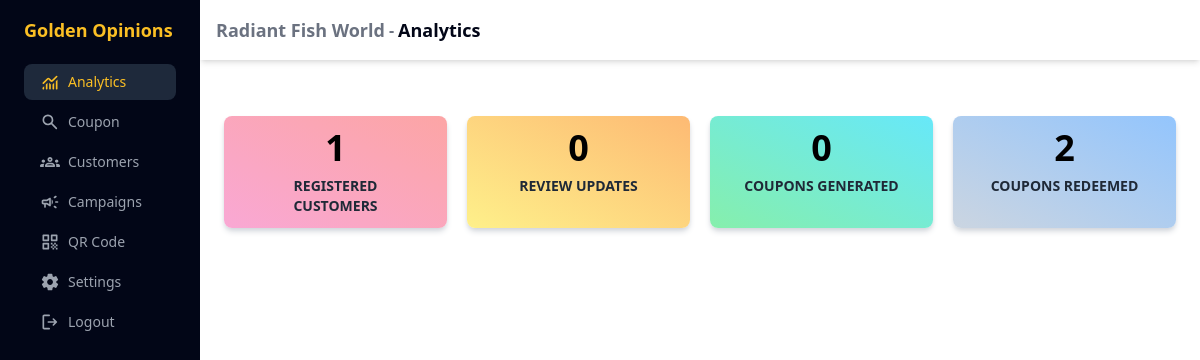
The page /dashboard (signed in) on the database its author committed.
### myapp/models.py (models this page shows, shortened)
class Store(db.Model):
    id = db.Column(db.Integer, primary_key=True)
    name = db.Column(db.String)
    address = db.Column(db.String)
    phone_number = db.Column(db.String(20))
    google_map_url = db.Column(db.String(50))
    place_id = db.Column(db.String(50))
    hex_id = db.Column(db.String(50))
    date_created = db.Column(db.DateTime())
    upto_timestamp = db.Column(db.DateTime())
    general_coupon_offer = db.Column(db.String)
    owner_id = db.Column(db.Integer, db.ForeignKey("user.id"))
    package = db.Column(db.String, default="basic")
    customers = db.relationship("Customer", secondary="store_customer", backref="store")
    campaigns = db.relationship("Campaign", backref="store", lazy="dynamic")
    coupons = db.relationship("Coupon", backref="store", lazy="dynamic")
    reviews = db.relationship("Review", backref="store", lazy="dynamic")
    coupons_generated = db.Column(db.Integer, default=0)
    coupons_redeemed = db.Column(db.Integer, default=0)

### myapp/decorators.py (the view)
    def inner(*args, **kwargs):
        if current_user.is_authenticated:
            if current_user.email_verified:
                return view(*args, **kwargs)
            return redirect(url_for("verify_email_request"))
        flash("You have to login first")
        return redirect(url_for("login"))

### myapp/__init__.py (called while the page is built)
@login.user_loader
def load_user(id):
    return db.session.get(models.User, int(id))

### myapp/routes.py (called while the page is built)
@app.after_request
def after_request(response):
    response.headers["Content-Security-Policy"] = (
        ""
        + "font-src https://fonts.googleapis.com/ https://fonts.gstatic.com;"
        + "style-src-elem 'self' https://fonts.googleapis.com/ https://cdn.quilljs.com 'nonce-golden';"
        + "script-src-elem 'self' https://cdnjs.cloudflare.com https://cdn.jsdelivr.net https://cdn.quilljs.com https://esm.sh 'nonce-golden'"
    )
    return response

@app.route("/dashboard")
@decorators.login_required
@decorators.verified_email_required
def dashboard():
    if current_user.role == "admin":
        stores = db.session.scalars(db.select(Store)).all()
        return render_template("dashboard-admin-overview.html", stores=stores)
    else:
        if current_user.state == "active":
            store = current_user.stores[0]
            customers = store.customers
            data = {}
            data["updates"] = {customer.id: 0 for customer in customers}
            for review in store.reviews:
                data[review.customer.id] = review.updates.count()
            return render_template(
                "dashboard-analytics.html", store=current_user.stores[0], data=data
            )
        flash("Your account is not active, please contact the admin")
        return redirect(url_for("contact"))

### myapp/templates/dashboard-analytics.html (shortened to what this page needs)
{% extends 'dashboard-shop-owner.html' %}
{% set active_page = "dashboard" %}
{% block content %}
    {% set num_customers = store.customers|length %}
    {% set num_review_updates = data['updates'].values()|sum %}
    {% set num_coupons = store.coupons.count() %}
    <div class="px-6 py-4">
        <div class="my-10 grid grid-cols-2 grid-rows-2 min-[880px]:grid-cols-4 min-[880px]:grid-rows-1 justify-items-center gap-5">
            <div class="w-full flex-col rounded-lg bg-gradient-to-tr from-pink-300 to-red-300 p-3 text-center shadow-md shadow-gray-300">
                <div class="mb-2 text-4xl font-bold">{{ num_customers }}</div>
                <div class="px-4 text-sm font-bold uppercase text-gray-800">registered customers</div>
            </div>
						{% if store.package == '5star' or store.package == '5star-unlimited' %}
						<div class="w-full flex-col rounded-lg bg-gradient-to-tr from-yellow-200 to-orange-300 p-3 text-center shadow-md shadow-gray-300">
                <div class="mb-2 text-4xl font-bold">{{ num_review_updates }}</div>
                <div class="mx-4 text-sm font-bold uppercase text-gray-800">review updates</div>
            </div>
						{% endif %}
            <div class="w-full flex-col rounded-lg bg-gradient-to-tr from-green-300 to-cyan-300 p-3 text-center shadow-md shadow-gray-300">
                <div class="mb-2 text-4xl font-bold">{{ store.coupons_generated or 0 }}</div>
                <div class="mx-4 text-sm font-bold uppercase text-gray-800">coupons generated</div>
            </div>
            <div class="w-full flex-col rounded-lg bg-gradient-to-tr from-slate-300 to-blue-300 p-3 text-center shadow-md shadow-gray-300">
                <div class="mb-2 text-4xl font-bold">{{ store.coupons_redeemed or 0 }}</div>
                <div class="text-sm font-bold uppercase text-gray-800">coupons redeemed</div>
            </div>
        </div>
    </div>
{% endblock %}

### myapp/templates/dashboard-shop-owner.html (shortened to what this page needs)
<!DOCTYPE html>
<html lang="en">
    <head translate="no">
        <link href="{{ url_for('static', filename='css/output.css') }}"
              rel="stylesheet">
    </head>
    <body>
        {% import 'macros.html' as macros %}
        <div class="mycontainer">
            <div class="bg-slate-950 h-screen w-[200px] fixed hidden sm:block px-6 text-gray-400 flex-col"
                 id="dashboard-navbar">
                <div class="text-lg text-amber-400 py-4 font-bold select-none cursor-pointer">
                    <a href="{{ url_for("index") }}">Golden Opinions</a>
                </div>
                <a href="{{ url_for("dashboard") }}">
                    <div class="w-full my-1 px-4 py-2 rounded-lg text-sm flex items-center gap-2 hover:bg-slate-800 select-none cursor-pointer {{ 'active' if active_page=='dashboard'}}">
                        <span>{{ macros.svg("monitoring", size=20, class='fill-gray-400') }}</span><span>Analytics</span>
                    </div>
                </a>
                <a href="{{ url_for("search_coupon") }}">
                    <div class="w-full my-1 px-4 py-2 rounded-lg text-sm flex items-center gap-2 hover:bg-slate-800 select-none cursor-pointer {{ 'active' if active_page=='search_coupon'}}">
                        <span>{{ macros.svg("search", size=20, class='fill-gray-400') }}</span><span>Coupon</span>
                    </div>
                </a>
                <a href="{{ url_for("dashboard_customers") }}">
                    <div class="w-full my-1 px-4 py-2 rounded-lg text-sm flex items-center gap-2 hover:bg-slate-800 select-none cursor-pointer {{ 'active' if active_page=='customers'}}">
                        <span>{{ macros.svg("groups", size=20, class='fill-gray-400') }}</span><span>Customers</span>
                    </div>
                </a>
                <a href="{{ url_for("dashboard_campaigns") }}">
                    <div class="w-full my-1 px-4 py-2 rounded-lg text-sm flex items-center gap-2 hover:bg-slate-800 select-none cursor-pointer">
                        <span>{{ macros.svg("campaign", size=20, class='fill-gray-400') }}</span><span>Campaigns</span>
                    </div>
                </a>
                <a href="{{ url_for("dashboard_qrcode") }}">
                    <div class="w-full my-1 px-4 py-2 rounded-lg text-sm flex items-center gap-2 hover:bg-slate-800 select-none cursor-pointer {{ 'active' if active_page=='qrcode'}}">
                        <span>{{ macros.svg("qrcode", size=20, class='fill-gray-400') }}</span><span>QR Code</span>
                    </div>
                </a>
                <a href="{{ url_for("settings") }}">
                    <div class="w-full my-1 px-4 py-2 rounded-lg text-sm flex items-center gap-2 hover:bg-slate-800 select-none cursor-pointer {{ 'active' if active_page=='settings'}}">
                        <span>{{ macros.svg("settings", size=20, class='fill-gray-400') }}</span><span>Settings</span>
                    </div>
                </a>
                <a href="{{ url_for("logout") }}">
                    <div class="w-full my-1 px-4 py-2 rounded-lg text-sm flex items-center gap-2 hover:bg-slate-800 select-none cursor-pointer">
                        <span>{{ macros.svg("logout", size=20, class='fill-gray-400') }}</span><span>Logout</span>
                    </div>
                </a>
            </div>
            <div class="h-screen ml-0 sm:ml-[200px]">
                <div class="w-full p-4 shadow shadow-md select-none flex items-center gap-2">
                    <div class="flex gap-1 items-center font-bold text-gray-500 text-base sm:text-lg">
                        <div class="">{{ current_user.stores[0].name }}</div>
                        <div class="text-sm sm:text-base">-</div>
                        <div class="text-slate-950">
                            {% if active_page == 'dashboard' %}
                                Analytics
                            {% elif active_page == 'customers' %}
                                Customers
                            {% elif active_page == 'campaigns' %}
                                All Campaigns
                            {% elif active_page == 'campaigns_add' %}
                                New Campaign
                            {% elif active_page == 'qrcode' %}
                                QR Code
                            {% elif active_page == 'settings' %}
                                Settings
                            {% elif active_page == 'search_coupon' %}
                                Search Coupon
                            {% elif active_page == 'verify_email' %}
                                Verify Email Address
														{% else %}
																{{ active_page }}
                            {% endif %}
                        </div>
                    </div>
                </div>
                <div id="main">
                    {% block content %}{% endblock %}
                </div>
            </div>
        </div>
    </body>
</html>

### rows shown on the page
Store: name "Radiant Fish World", coupons_generated "0", coupons_redeemed "2"

### other values the page prints
{{ num_customers }} "1"
{{ num_review_updates }} "0"
